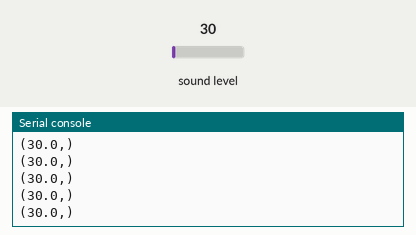
A program run on a simulated Circuit Playground running CircuitPython. Shown: the last lines printed to the serial console. The test bench sets the inputs (shaded band); at power-on: sound level 30.

Above: at 1.2 s.
1.3 s: sound level set to 20
At 1.44 s:
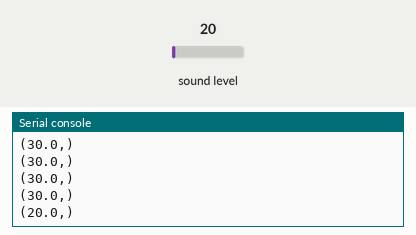
2.8 s: sound level set to 250
At 2.88 s:
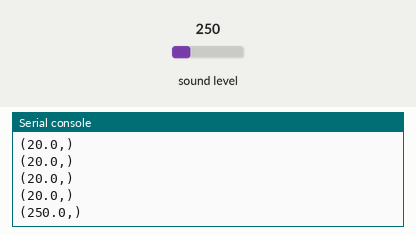
Timing chart, 0 to 5.8 s (numbered marks = the images above; inputs shaded):
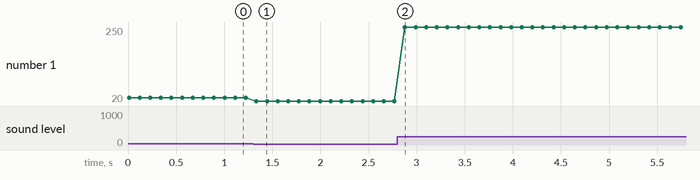

The program:

Microphone.py
```python
import time
from adafruit_circuitplayground import cp

def microphone():
    while True:
        # Checks the magnitude of any sound using
        # the built in microphone
        magnitude = cp.sound_level
        # Displays that volume magnitude
        print((magnitude,))
        time.sleep(0.1)

def main():
    microphone()

main()
```

Measured:
- after the input at 1.3 s, the serial console: prints a new line at once (image 1)
- after the input at 2.8 s, the serial console: prints a new line after 0.08 s (image 2)
- plotted number 1: 30 → 20 after the input at 1.3 s, 20 → 250 after the input at 2.8 s
